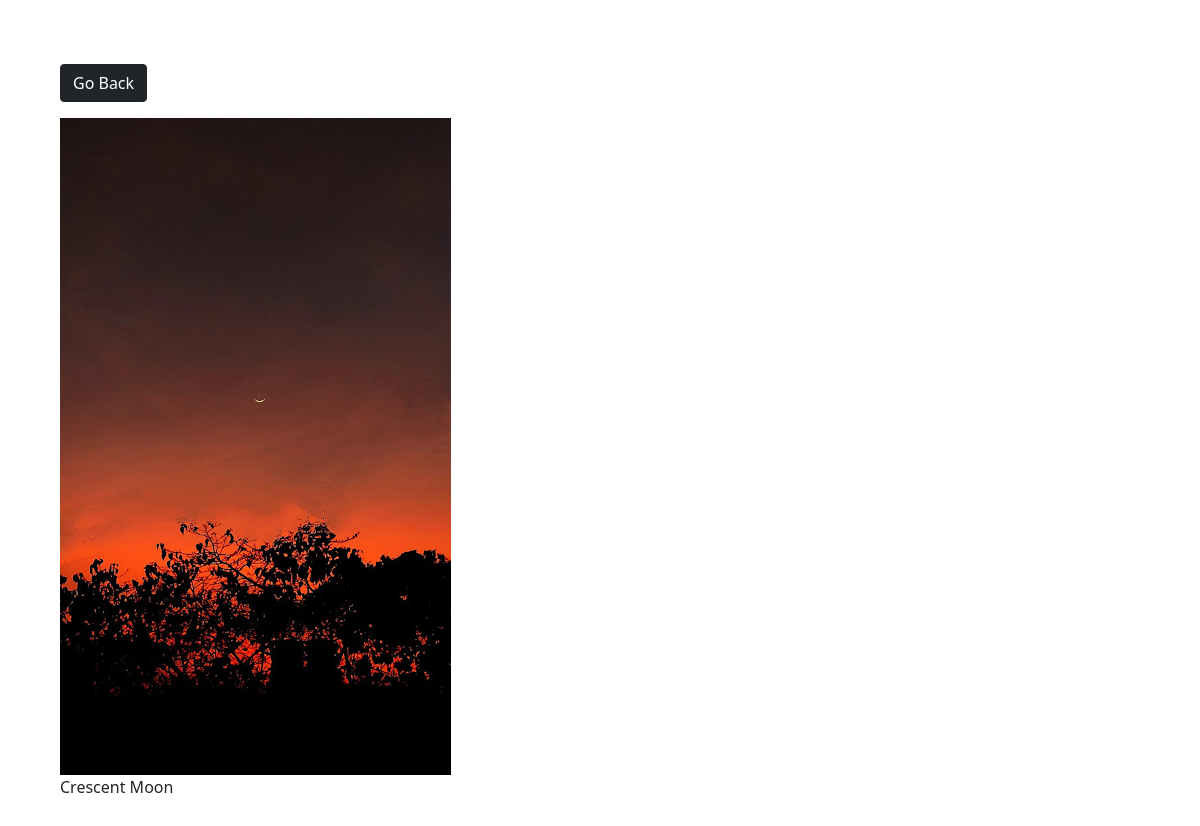
The app's page /photo/2/ with its own data.
### photos/models.py (models this page shows, shortened)
class Photo(models.Model):
    category = models.ForeignKey(Category, on_delete=models.SET_NULL, null=True, blank=True)
    image = models.ImageField(null=False, blank=False)
    description = models.TextField()

### photos/views.py (the view)
# urls.py: path('photo/<str:pk>/',views.viewPhoto, name='photo'),
def viewPhoto(request,pk):
    photo=Photo.objects.get(id=pk)
    return render(request, 'photos/photo.html',{'photo':photo})

### photos/templates/photos/photo.html (shortened to what this page needs)
<!DOCTYPE html>
<html lang="en">
<head>
    <link href="https://cdn.jsdelivr.net/npm/bootstrap@5.1.3/dist/css/bootstrap.min.css" rel="stylesheet">
</head>
<body class="m-5">
    <div class="container">
        <div class="row justify-content-center">
            <div class="col">
                <a href="{% url 'gallery' %}" class="btn btn-dark my-3">Go Back</a>
                <div style="height: 90vh;">
                    <img style="max-width: 100%; max-height: 100%;" src="{{photo.image.url}}" alt="">
                    <p>{{photo.description}}</p>
                </div>
            </div>
        </div>
    </div>
</body>
</html>

### records on screen
Photo: image (picture), description "Crescent Moon"
